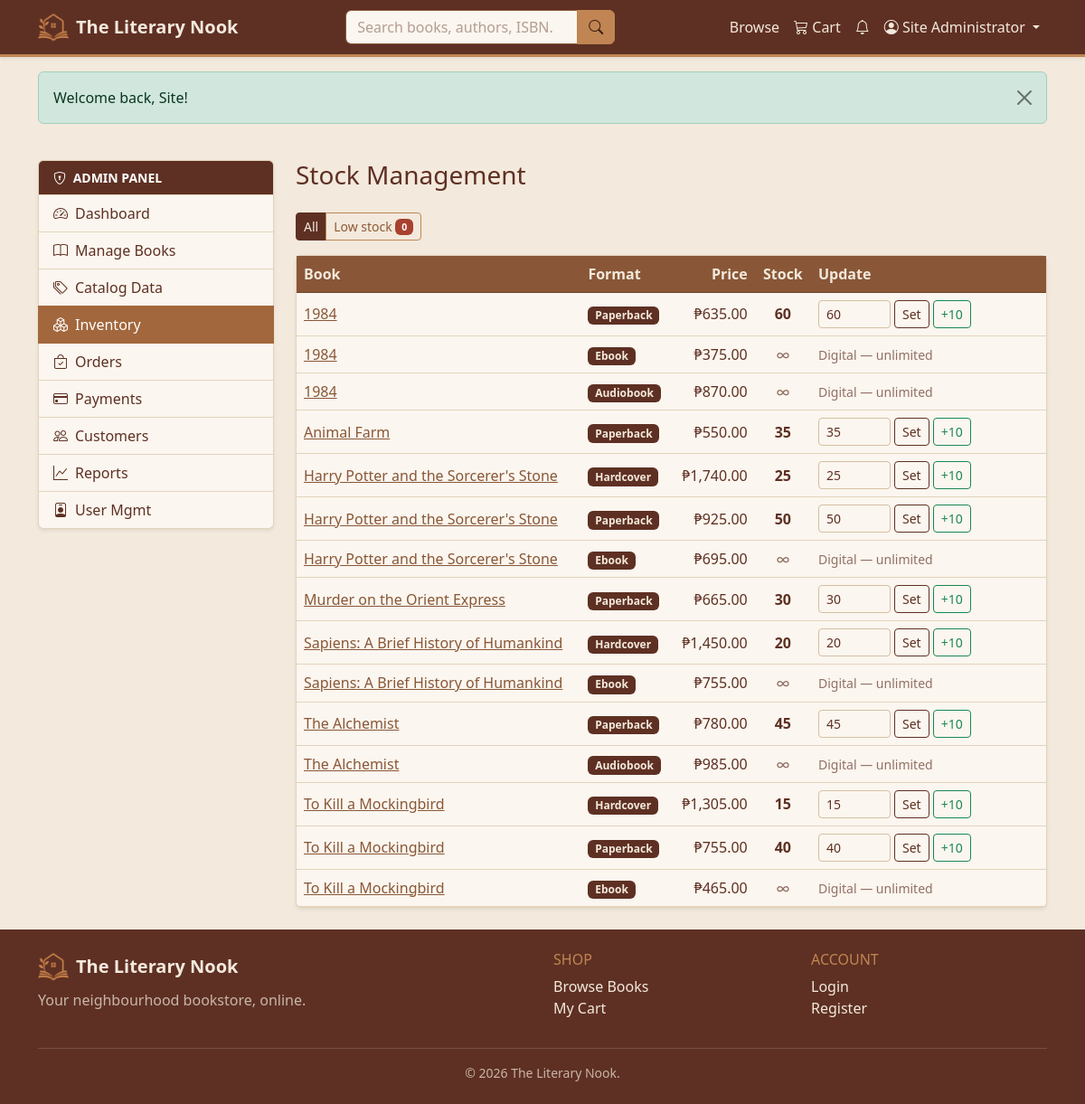
The page /admin/inventory.php (signed in) on the database its author committed.
### tables this page shows
CREATE TABLE book_formats (
    format_id    INT UNSIGNED NOT NULL AUTO_INCREMENT,
    book_id      INT UNSIGNED NOT NULL,
    format_type  ENUM('hardcover','paperback','ebook','audiobook') NOT NULL,
    is_digital   TINYINT(1)    NOT NULL DEFAULT 0,
    price        DECIMAL(10,2) NOT NULL,
    stock_qty    INT           DEFAULT NULL,       
    sku          VARCHAR(40)   DEFAULT NULL,
    PRIMARY KEY (format_id),
    UNIQUE KEY uq_book_format (book_id, format_type),
    KEY idx_fmt_book (book_id),
    CONSTRAINT fk_fmt_book FOREIGN KEY (book_id)
        REFERENCES books (book_id) ON DELETE CASCADE ON UPDATE CASCADE,
    CONSTRAINT chk_price_positive CHECK (price >= 0)
);

CREATE TABLE books (
    book_id          INT UNSIGNED  NOT NULL AUTO_INCREMENT,
    title            VARCHAR(200)  NOT NULL,
    isbn             VARCHAR(20)   NOT NULL,
    author_id        INT UNSIGNED  NOT NULL,
    publisher_id     INT UNSIGNED  DEFAULT NULL,
    category_id      INT UNSIGNED  DEFAULT NULL,
    publication_year SMALLINT      DEFAULT NULL,
    description      TEXT          DEFAULT NULL,
    cover_image      VARCHAR(255)  DEFAULT NULL,    
    is_active        TINYINT(1)    NOT NULL DEFAULT 1,
    created_at       TIMESTAMP     NOT NULL DEFAULT CURRENT_TIMESTAMP,
    PRIMARY KEY (book_id),
    UNIQUE KEY uq_book_isbn (isbn),
    KEY idx_book_title (title),                     
    KEY idx_book_author (author_id),
    KEY idx_book_publisher (publisher_id),
    KEY idx_book_category (category_id),
    KEY idx_book_year (publication_year),
    CONSTRAINT fk_book_author FOREIGN KEY (author_id)
        REFERENCES authors (author_id) ON DELETE RESTRICT ON UPDATE CASCADE,
    CONSTRAINT fk_book_publisher FOREIGN KEY (publisher_id)
        REFERENCES publishers (publisher_id) ON DELETE SET NULL ON UPDATE CASCADE,
    CONSTRAINT fk_book_category FOREIGN KEY (category_id)
        REFERENCES categories (category_id) ON DELETE SET NULL ON UPDATE CASCADE
);

### functions/functions.php (called while the page is built, shortened)
<?php
function e($value): string
{
    return htmlspecialchars((string) $value, ENT_QUOTES, 'UTF-8');
}
function url(string $path = ''): string
{
    return BASE_URL . ltrim($path, '/');
}
function money($amount): string
{
    return CURRENCY . number_format((float) $amount, 2);
}
function recent_notifications(int $limit = 5): array
{
    return db_all(
        'SELECT type, subject, is_read, created_at FROM notifications
         WHERE user_id = ? ORDER BY created_at DESC LIMIT ?',
        [(int) $_SESSION['user_id'], $limit]
    );
}

### config/database.php (called while the page is built, shortened)
<?php
try {
    $conn = mysqli_connect(DB_HOST, DB_USER, DB_PASS, DB_NAME);
    mysqli_set_charset($conn, 'utf8mb4');
} catch (mysqli_sql_exception $e) {
    error_log('Database connection failed: ' . $e->getMessage());
    http_response_code(503);
    echo '<div style="font-family:system-ui,sans-serif;max-width:640px;margin:3rem auto;'
       . 'padding:1.5rem;border:1px solid #e3d3bc;border-radius:.75rem">'
       . '<h3 style="color:#a8412f;margin-top:0">Service temporarily unavailable</h3>'
       . '<p>The site cannot reach its database right now. Please try again shortly.</p>'
       . '</div>';
    exit;
}
function db_types(array $params): string
{
    $types = '';
    foreach ($params as $p) {
        if (is_int($p))        $types .= 'i';
        elseif (is_float($p))  $types .= 'd';
        else                   $types .= 's';
    }
    return $types;
}
function db_run(string $sql, array $params = [], string $types = '')
{
    global $conn;
    $stmt = mysqli_prepare($conn, $sql);
    if ($params) {
        if ($types === '') $types = db_types($params);
        mysqli_stmt_bind_param($stmt, $types, ...$params);
    }
    mysqli_stmt_execute($stmt);
    return $stmt;
}
function db_all(string $sql, array $params = [], string $types = ''): array
{
    $stmt = db_run($sql, $params, $types);
    $res  = mysqli_stmt_get_result($stmt);
    $rows = mysqli_fetch_all($res, MYSQLI_ASSOC);
    return $rows;
}
function db_one(string $sql, array $params = [], string $types = ''): ?array
{
    $stmt = db_run($sql, $params, $types);
    $res  = mysqli_stmt_get_result($stmt);
    $row  = mysqli_fetch_assoc($res);
    return $row ?: null;
}
function db_scalar(string $sql, array $params = [], string $types = '')
{
    $row = db_one($sql, $params, $types);
    return $row ? array_values($row)[0] : null;
}

### admin/inventory.php (the view, shortened to what this page needs)
<?php
$lowOnly = !empty($_GET['low']);
$whereSql = $lowOnly ? 'WHERE f.is_digital = 0 AND f.stock_qty <= 10' : '';
$rows = db_all(
    "SELECT f.format_id, f.format_type, f.is_digital, f.price, f.stock_qty,
            b.title, b.book_id
     FROM book_formats f
     JOIN books b ON b.book_id = f.book_id
     $whereSql
     ORDER BY (f.is_digital = 0 AND f.stock_qty <= 10) DESC, b.title, f.format_type");
$lowCount = (int) db_scalar('SELECT COUNT(*) FROM book_formats WHERE is_digital = 0 AND stock_qty <= 10');
include INCLUDES_PATH . '/header.php';
include INCLUDES_PATH . '/dash_open.php';
?>
<div class="d-flex justify-content-between align-items-center mb-3">
  <div class="btn-group">
    <a href="<?= url('admin/inventory.php') ?>" class="btn btn-sm <?= $lowOnly?'btn-outline-dark':'btn-dark' ?>">All</a>
    <a href="<?= url('admin/inventory.php?low=1') ?>" class="btn btn-sm <?= $lowOnly?'btn-warning':'btn-outline-warning' ?>">
      Low stock <span class="badge text-bg-danger"><?= $lowCount ?></span></a>
  </div>
</div>
<div class="card shadow-sm">
  <div class="table-responsive">
    <table class="table table-hover align-middle mb-0">
      <thead class="table-light">
        <tr><th>Book</th><th>Format</th><th class="text-end">Price</th><th class="text-center">Stock</th>
            <th style="width:260px;">Update</th></tr>
      </thead>
      <tbody>
      <?php if (!$rows): ?>
        <tr><td colspan="5"><div class="empty-state"><i class="bi bi-boxes d-block mb-2"></i>Nothing to show.</div></td></tr>
      <?php else: foreach ($rows as $r):
          $digital = (int) $r['is_digital'] === 1;
          $low = !$digital && (int) $r['stock_qty'] <= 10; ?>
        <tr class="<?= $low ? 'table-warning' : '' ?>">
          <td><a href="<?= url('books/view.php?id='.(int)$r['book_id']) ?>" target="_blank"><?= e($r['title']) ?></a></td>
          <td><span class="badge text-bg-dark text-capitalize"><?= e($r['format_type']) ?></span></td>
          <td class="text-end"><?= money($r['price']) ?></td>
          <td class="text-center">
            <?php if ($digital): ?><span class="text-muted">∞</span>
            <?php else: ?><span class="fw-semibold <?= $low?'text-danger':'' ?>"><?= (int) $r['stock_qty'] ?></span><?php endif; ?>
          </td>
          <td>
            <?php if ($digital): ?>
              <span class="text-muted small">Digital — unlimited</span>
            <?php else: ?>
              <div class="d-flex gap-1">
                <form method="post" class="d-flex gap-1">
                  <input type="number" name="stock" min="0" value="<?= (int) $r['stock_qty'] ?>"
                         class="form-control form-control-sm" style="width:80px;">
                  <button class="btn btn-sm btn-outline-dark">Set</button>
                </form>
                <form method="post">
                  <button class="btn btn-sm btn-outline-success" title="+10">+10</button>
                </form>
              </div>
            <?php endif; ?>
          </td>
        </tr>
      <?php endforeach; endif; ?>
      </tbody>
    </table>
  </div>
</div>
<?php
include INCLUDES_PATH . '/dash_close.php';
include INCLUDES_PATH . '/footer.php';

### rows shown on the page
book_formats: book.title "1984", format_type "Paperback", price "₱635.00", stock_qty "60", stock "60"
book_formats: book.title "1984", format_type "Ebook", price "₱375.00", is_digital "Digital — unlimited"
book_formats: book.title "1984", format_type "Audiobook", price "₱870.00", is_digital "Digital — unlimited"
book_formats: book.title "Animal Farm", format_type "Paperback", price "₱550.00", stock_qty "35", stock "35"
book_formats: book.title "Harry Potter and the Sorcerer's Stone", format_type "Hardcover", price "₱1,740.00", stock_qty "25", stock "25"
book_formats: book.title "Harry Potter and the Sorcerer's Stone", format_type "Paperback", price "₱925.00", stock_qty "50", stock "50"
book_formats: book.title "Harry Potter and the Sorcerer's Stone", format_type "Ebook", price "₱695.00", is_digital "Digital — unlimited"
book_formats: book.title "Murder on the Orient Express", format_type "Paperback", price "₱665.00", stock_qty "30", stock "30"
book_formats: book.title "Sapiens: A Brief History of Humankind", format_type "Hardcover", price "₱1,450.00", stock_qty "20", stock "20"
book_formats: book.title "Sapiens: A Brief History of Humankind", format_type "Ebook", price "₱755.00", is_digital "Digital — unlimited"
book_formats: book.title "The Alchemist", format_type "Paperback", price "₱780.00", stock_qty "45", stock "45"
book_formats: book.title "The Alchemist", format_type "Audiobook", price "₱985.00", is_digital "Digital — unlimited"
book_formats: book.title "To Kill a Mockingbird", format_type "Hardcover", price "₱1,305.00", stock_qty "15", stock "15"
book_formats: book.title "To Kill a Mockingbird", format_type "Paperback", price "₱755.00", stock_qty "40", stock "40"
book_formats: book.title "To Kill a Mockingbird", format_type "Ebook", price "₱465.00", is_digital "Digital — unlimited"

### other values the page prints
SITE_NAME "The Literary Nook"
$u['name'] "Site Administrator"
$f['message'] "Welcome back, Site!"
$label "Dashboard"
$label "Manage Books"
$label "Catalog Data"
$label "Inventory"
$label "Orders"
$label "Payments"
$label "Customers"
$label "Reports"
$label "User Mgmt"
$dash_title "Stock Management"
$lowCount "0"
SITE_TAGLINE "Your neighbourhood bookstore, online."
